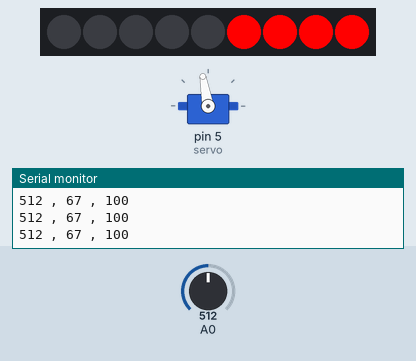
Recording of a sketch running on a simulated Arduino Uno, built with avr-gcc and run on an emulated ATmega328P. Shown: servo, 9 RGB LEDs in strip order, left to right, the last lines printed to the serial monitor. The inputs (shaded band) are chosen by the test bench; at power-on: A0 = 512.

Above: at 1.2 s.
1.3 s: A0 set to 725
At 2.0 s:
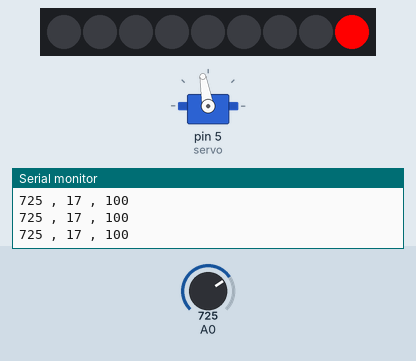
2.8 s: A0 set to 746
At 3.1 s:
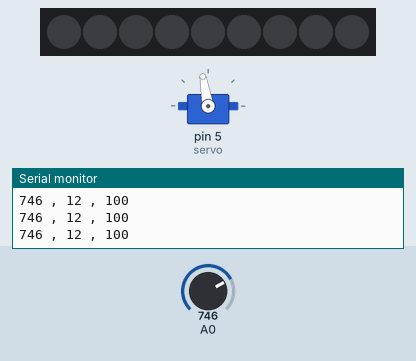
4.3 s: A0 set to 241
At 5.3 s:
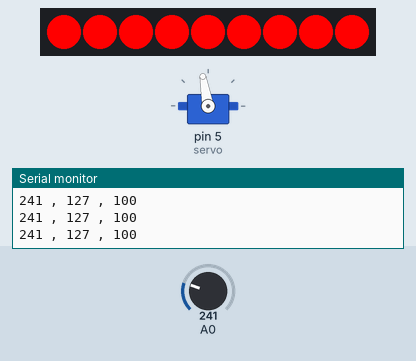
5.8 s: A0 set to 249
8.8 s: A0 set to 273
At 9.9 s:
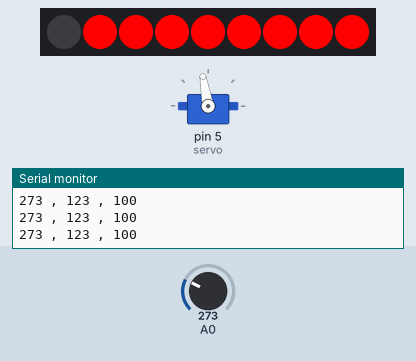
10.3 s: A0 set to 138
At 11.2 s:
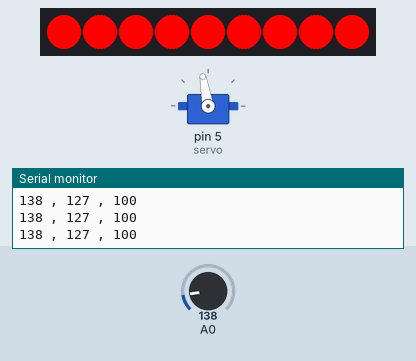
Timing chart, 0 to 12.8 s (numbered marks = the images above; inputs shaded):
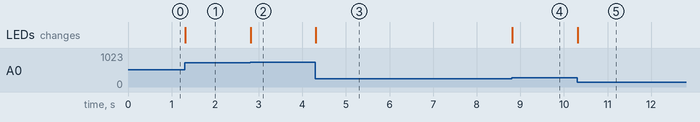

Measured:
- the behaviour switches between 733 and 734 on A0 (found by bisection; images 1 and 2)
- the behaviour switches between 256 and 257 on A0 (found by bisection; images 3 and 4)
- after the input at 1.3 s, the LEDs: change at once (image 1)
- after the input at 2.8 s, the LEDs: change at once (image 2)
- after the input at 4.3 s, the LEDs: change at once (image 3)
- after the input at 8.8 s, the LEDs: change at once (image 4)
- after the input at 10.3 s, the LEDs: change at once (image 5)

The sketch:

Pedal_Test.ino
```cpp
// (licence header left out)
/*
 * Example source code of an Arduino tutorial on how to control an MG 996R servo motor.
 */

#include <Servo.h>
#include <Adafruit_NeoPixel.h>


Servo servo; // servo object representing the MG 996R servo
int min = 251;
int max = 803;
int deadZone = 5;

int servoMin = 43;
int servoMax = 148;

Adafruit_NeoPixel LED(9, 4, NEO_GRB + NEO_KHZ800);

void setup()
{
  Serial.begin(19200);
  servo.attach(5); // servo is wired to Arduino on digital pin 3
  LED.begin();
  //int ser = random(servoMin, servoMax);
  //servo.write(ser);
  //delay(10000);
  //servo.detach();
}

void loop()
{
  int value = analogRead(A0);
  int newValue = map(value, max - deadZone, min + deadZone, 0, 127);
  newValue = min(max(newValue, 0), 127);
  Serial.print(value);
  Serial.print(" , ");
  Serial.print(newValue);
  int led = map(newValue, 0, 127, 0, 9);

  int serv = map(newValue, 0, 127, servoMin, servoMax);

  serv = (servoMin + servoMax) / 2 +5;

  servo.write(serv);

  Serial.print(" , ");
  Serial.println(serv);
  for (int i = 0; i < 9 - led; i++)
  {
    LED.setPixelColor(i, LED.Color(0, 0, 0));
  }
  for (int i = 9 - led; i < 9; i++)
  {
    LED.setPixelColor(i, LED.Color(255, 0, 0));
  }
  LED.show();
}
```
